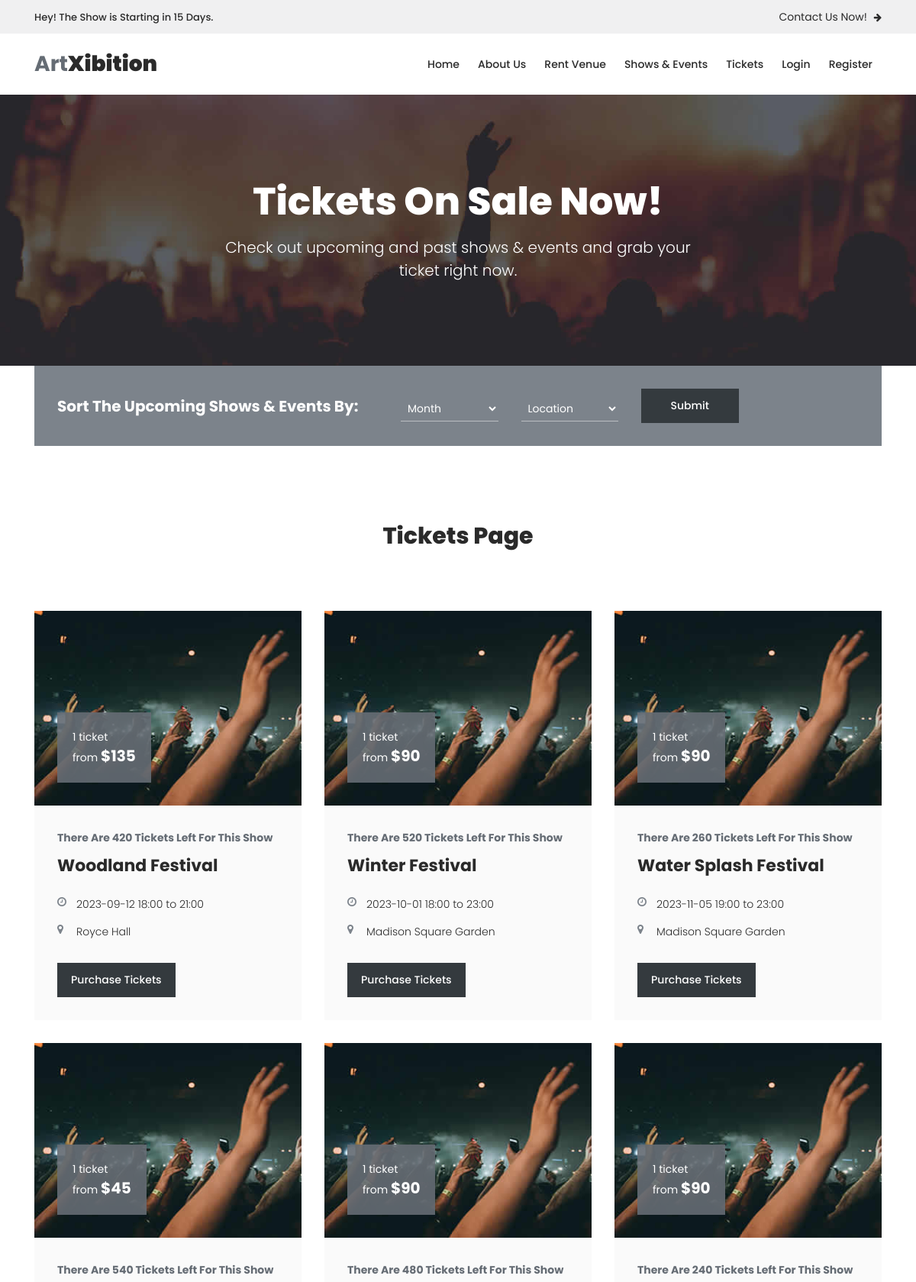
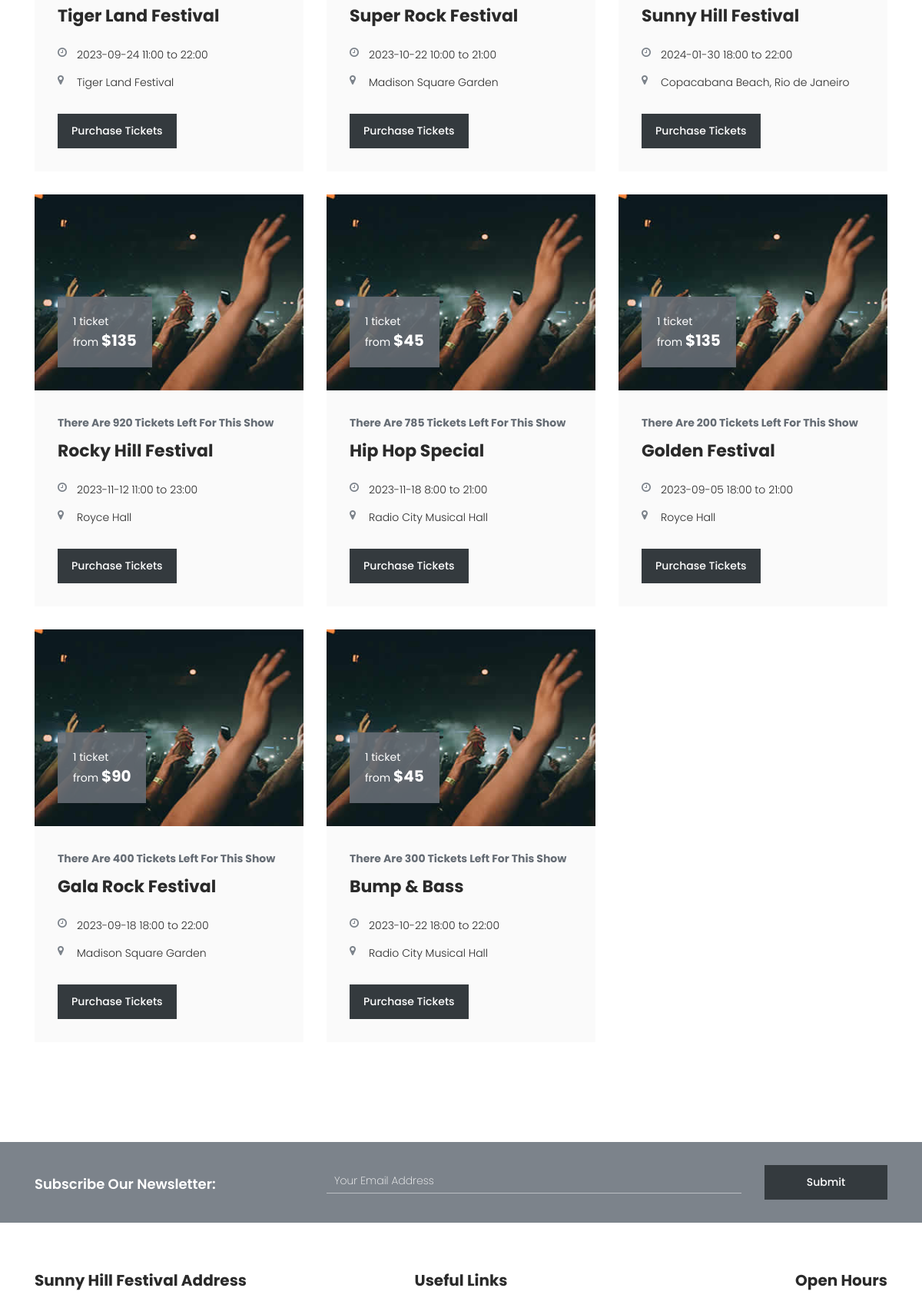
Page /tickets (upper part) on the committed database (2 pictures, top to bottom).
### app/models.py (models this page shows)
    class Etkinlikler(db.Model):
        etkinlik_id = db.Column(db.Integer, primary_key=True)
        etkinlik_ad = db.Column(db.String(100),nullable=False)
        etkinlik_turu = db.Column(db.String(100),nullable=False)
        etkinlik_yeri = db.Column(db.String(100),nullable=False)
        etkinlik_tarih = db.Column(db.Date, nullable=False)
        etkinlik_baslangic_saati = db.Column(db.Integer, nullable=False)
        etkinlik_bitis_saati = db.Column(db.Integer, nullable=False)
        kapasite = db.Column(db.Integer, nullable=False)
        bilet_id = db.Column(db.Integer, nullable=False)
        users = db.relationship('User', secondary='user_etkinliks', back_populates='etkinliks')

### app/views.py (the view)
@app.route('/tickets')
def tickets():
    events = Etkinlikler.query.all()
    return render_template('tickets.html', events=events)

### app/__init__.py (called while the page is built)
@app.before_request
def before_request():
    if "/admin" in request.url:
        if current_user.is_authenticated and current_user.is_admin:
            return None
        else:
            return redirect(url_for("auth.login"))

### app/templates/tickets.html (shortened to what this page needs)
{% extends 'base.html' %}
{%block content%}
    <div class="page-heading-shows-events">
        <div class="container">
            <div class="row">
                <div class="col-lg-12">
                    <h2>Tickets On Sale Now!</h2>
                    <span>Check out upcoming and past shows & events and grab your ticket right now.</span>
                </div>
            </div>
        </div>
    </div>
    <div class="tickets-page">
        <div class="container">
            <div class="row">
                <div class="col-lg-12">
                    <div class="search-box">
                        <form id="subscribe" action="{{ url_for('tickets_filtered') }}" method="POST">
                            <div class="row">
                                <div class="col-lg-5">
                                    <div class="search-heading">
                                        <h4>Sort The Upcoming Shows & Events By:</h4>
                                    </div>
                                </div>
                                <div class="col-lg-7">
                                    <div class="row">
                                        <div class="col-lg-3">
                                            <select name="month">
                                                <option value="Month">Month</option>
                                            </select>
                                        </div>
                                        <div class="col-lg-3">
                                            <select name="location">
                                                <option value="Location">Location</option>
                                            </select>
                                        </div>
                                        <div class="col-lg-3">
                                            <fieldset>
                                                <button type="submit" id="form-submit" class="main-dark-button">Submit</button>
                                            </fieldset>
                                        </div>
                                    </div>
                                </div>
                            </div>
                        </form>
                    </div>
                </div>
                <div class="col-lg-12">
                    <div class="heading">
                        <h2>Tickets Page</h2>
                    </div>
                </div>
                {% for event in events %}
                <div class="col-lg-4">
                    <div class="ticket-item">
                        <div class="thumb">
                            <img src="/static/assets/images/ticket-01.jpg" alt="">
                            <div class="price">
                                <span>1 ticket<br>from <em>${{event.bilet_id*45}}</em></span>
                            </div>
                        </div>
                        <div class="down-content">
                            <span>There Are {{event.kapasite}} Tickets Left For This Show</span>
                            <h4>{{event.etkinlik_ad}}</h4>
                            <ul>
                                <li><i class="fa fa-clock-o"></i> {{event.etkinlik_tarih}} {{event.etkinlik_baslangic_saati}}:00 to {{event.etkinlik_bitis_saati}}:00</li>
                                <li><i class="fa fa-map-marker"></i>{{event.etkinlik_yeri}}</li>
                            </ul>
                            <div class="main-dark-button">
                                <a href="#" onclick="purchaseTicketsDetails('{{ event.etkinlik_ad }}')">Purchase Tickets</a>
                            </div>
                        </div>
                    </div>
                </div>
                {% endfor %}
                </div>
        </div>
    </div>
    {%endblock%}

### app/static/assets/css/tooplate-artxibition.css (style rules this page uses)
html, body, div, span, applet, object, iframe, h1, h2, h3, h4, h5, h6, p, blockquote, div pre, a, abbr, acronym, address, big, cite, code, del, dfn, em, font, img, ins, kbd, q, s, samp, small, strike, strong, sub, sup, tt, var, b, u, i, center, dl, dt, dd, ol, ul, li, figure, header, nav, section, article, aside, footer, figcaption { margin: 0; padding: 0; border: 0; outline: 0; }
ul, li { padding: 0; margin: 0; list-style: none; }
* { box-sizing: border-box; }
html, body { font-family: 'Poppins', sans-serif; font-weight: 400; background-color: #fff; font-size: 16px; -ms-text-size-adjust: 100%; -webkit-font-smoothing: antialiased; -moz-osx-font-smoothing: grayscale; }
a { text-decoration: none !important; }
h1, h2, h3, h4, h5, h6 { margin-top: 0px; margin-bottom: 0px; }
h4 { line-height: 30px; }
ul { margin-bottom: 0px; }
html, body { background: #fff; font-family: 'Poppins', sans-serif; }
.main-dark-button a { display: inline-block; font-size: 14px; padding: 12px 18px; background-color: #343a3e; color: #fff; text-align: center; font-weight: 500; text-transform: capitalize; transition: all .3s; }
.page-heading-shows-events { background-image: url(../images/shows_events_bg.jpg); background-size: cover; background-repeat: no-repeat; padding: 110px 0px; text-align: center; }
.page-heading-shows-events h2 { font-size: 50px; color: #fff; font-weight: 800; margin-bottom: 15px; }
.page-heading-shows-events span { font-size: 20px; color: #fff; font-weight: 300; padding: 0px 250px; display: inline-block; }
.tickets-page { margin-bottom: 100px; }
.tickets-page .search-box { background-color: #7c838b; padding: 30px; }
.tickets-page .search-box h4 { color: #fff; font-weight: 700; font-size: 20px; margin-top: 8px; }
.tickets-page .search-box select { margin-top: 10px; background-color: transparent; border-bottom: 1px solid rgba(250, 250, 250, 0.5); border-top: none; border-right: none; border-left: none; outline: none; color: #fff; font-size: 14px; width: 100%; padding: 5px; }
.tickets-page .search-box option { background-color: #343a3e; }
.tickets-page .search-box .main-dark-button { display: inline-block; font-size: 14px; padding: 12px 18px; background-color: #343a3e; color: #fff; text-align: center; font-weight: 500; text-transform: capitalize; transition: all .3s; border: none; outline: none; width: 100%; }
.tickets-page .heading h2 { font-size: 30px; font-weight: 800; color: #2a2a2a; text-align: center; margin-top: 100px; margin-bottom: 80px; }
.tickets-page .ticket-item .thumb { position: relative; }
.tickets-page .ticket-item .thumb img { width: 100%; overflow: hidden; }
.tickets-page .ticket-item .thumb .price { background-color: rgba(101,108,116,0.9); display: inline-block; padding: 20px; position: absolute; left: 30px; bottom: 30px; }
.tickets-page .ticket-item .thumb .price span { color: #fff; font-size: 14px; line-height: 25px; }
.tickets-page .ticket-item .thumb .price span em { font-weight: 700; font-size: 20px; font-style: normal; }
.tickets-page .ticket-item { margin-bottom: 30px; }
.tickets-page .ticket-item .down-content { background-color: #fafafa; padding: 30px;; }
.tickets-page .ticket-item .down-content span { font-size: 14px; color: #656c74; font-weight: 700; }
.tickets-page .ticket-item .down-content h4 { font-size: 22px; font-weight: 700; color: #2a2a2a; margin-top: 10px; margin-bottom: 25px; }
.tickets-page .ticket-item .down-content ul li { font-size: 14px; color: #2a2a2a; font-weight: 300; margin-bottom: 15px; }
.tickets-page .ticket-item .down-content ul li i { color: #7c838b; margin-right: 10px; width: 15px; height: 25px; float: left; }
.tickets-page .ticket-item .down-content .main-dark-button { margin-top: 30px; }

### rows in the picture
Etkinlikler: bilet_id "135", kapasite "420", etkinlik_ad "Woodland Festival", etkinlik_tarih "2023-09-12", etkinlik_baslangic_saati "18", etkinlik_bitis_saati "21", etkinlik_yeri "Royce Hall"
Etkinlikler: bilet_id "90", kapasite "520", etkinlik_ad "Winter Festival", etkinlik_tarih "2023-10-01", etkinlik_baslangic_saati "18", etkinlik_bitis_saati "23", etkinlik_yeri "Madison Square Garden"
Etkinlikler: bilet_id "90", kapasite "260", etkinlik_ad "Water Splash Festival", etkinlik_tarih "2023-11-05", etkinlik_baslangic_saati "19", etkinlik_bitis_saati "23", etkinlik_yeri "Madison Square Garden"
Etkinlikler: bilet_id "45", kapasite "540", etkinlik_ad "Tiger Land Festival", etkinlik_tarih "2023-09-24", etkinlik_baslangic_saati "11", etkinlik_bitis_saati "22", etkinlik_yeri "Tiger Land Festival"
Etkinlikler: bilet_id "90", kapasite "480", etkinlik_ad "Super Rock Festival", etkinlik_tarih "2023-10-22", etkinlik_baslangic_saati "10", etkinlik_bitis_saati "21", etkinlik_yeri "Madison Square Garden"
Etkinlikler: bilet_id "90", kapasite "240", etkinlik_ad "Sunny Hill Festival", etkinlik_tarih "2024-01-30", etkinlik_baslangic_saati "18", etkinlik_bitis_saati "22", etkinlik_yeri "Copacabana Beach, Rio de Janeiro"
Etkinlikler: bilet_id "135", kapasite "920", etkinlik_ad "Rocky Hill Festival", etkinlik_tarih "2023-11-12", etkinlik_baslangic_saati "11", etkinlik_bitis_saati "23", etkinlik_yeri "Royce Hall"
Etkinlikler: bilet_id "45", kapasite "785", etkinlik_ad "Hip Hop Special", etkinlik_tarih "2023-11-18", etkinlik_baslangic_saati "8", etkinlik_bitis_saati "21", etkinlik_yeri "Radio City Musical Hall"
Etkinlikler: bilet_id "135", kapasite "200", etkinlik_ad "Golden Festival", etkinlik_tarih "2023-09-05", etkinlik_baslangic_saati "18", etkinlik_bitis_saati "21", etkinlik_yeri "Royce Hall"
Etkinlikler: bilet_id "90", kapasite "400", etkinlik_ad "Gala Rock Festival", etkinlik_tarih "2023-09-18", etkinlik_baslangic_saati "18", etkinlik_bitis_saati "22", etkinlik_yeri "Madison Square Garden"
Etkinlikler: bilet_id "45", kapasite "300", etkinlik_ad "Bump & Bass", etkinlik_tarih "2023-10-22", etkinlik_baslangic_saati "18", etkinlik_bitis_saati "22", etkinlik_yeri "Radio City Musical Hall"
